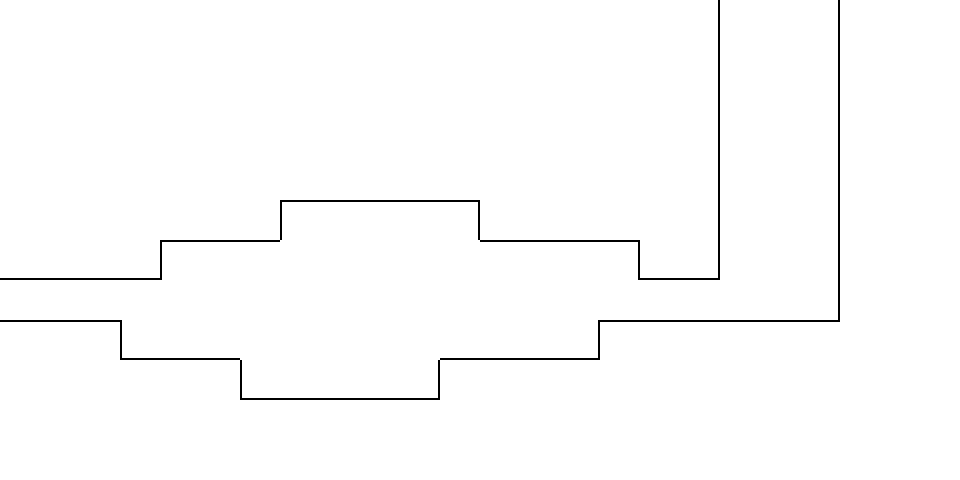

A 2D game scene composited from a Tiled map and its tileset images. What follows is a short description and the map's XML, with every tile layer's data as written:
An orthogonal 24x12 tile map with 40x40 px tiles, 1 tile layer (Tile Layer 1) and 17 objects (2x transition, enemy, entry, spawn, entry_2).

<map version="1.9" tiledversion="1.9.0" orientation="orthogonal" renderorder="right-down" width="24" height="12" tilewidth="40" tileheight="40" infinite="0" nextlayerid="5" nextobjectid="19">
 <editorsettings>
  <export target="desssecondhalf.lua" format="lua" />
 </editorsettings>
 <properties>
  <property name="border" value="white" />
  <property name="music" value="gimmieyourwalletmiss" />
  <property name="name" value="Dess - THE SECOND HALF" />
 </properties>
 <tileset firstgid="1" source="../../tilesets/whitespace.tsx" />
 <layer id="1" name="Tile Layer 1" width="24" height="12">
  <data encoding="csv">
5,5,5,5,5,5,5,5,5,5,5,5,5,5,5,5,5,6,5,5,6,5,5,5,
5,5,5,5,5,5,5,5,5,5,5,5,5,5,5,5,5,6,5,5,6,5,5,5,
5,5,5,5,5,5,5,5,5,5,5,5,5,5,5,5,5,6,5,5,6,5,5,5,
5,5,5,5,5,5,5,5,5,5,5,5,5,5,5,5,5,6,5,5,6,5,5,5,
5,5,5,5,5,5,5,5,5,5,5,5,5,5,5,5,5,6,5,5,6,5,5,5,
5,5,5,5,5,5,5,1,2,2,2,3,5,5,5,5,5,6,5,5,6,5,5,5,
8,8,8,8,1,2,2,5,5,5,5,5,2,2,2,3,8,9,5,5,6,5,5,5,
5,5,5,5,5,5,5,5,5,5,5,5,5,5,5,5,5,5,5,5,6,5,5,5,
2,2,2,7,8,8,5,5,5,5,5,8,8,8,9,2,2,2,2,2,2,5,5,5,
5,5,5,5,5,5,7,8,8,8,9,5,5,5,5,5,5,5,5,5,5,5,5,5,
5,5,5,5,5,5,5,5,5,5,5,5,5,5,5,5,5,5,5,5,5,5,5,5,
5,5,5,5,5,5,5,5,5,5,5,5,5,5,5,5,5,5,5,5,5,5,5,5
</data>
 </layer>
 <objectgroup color="#0000ff" id="2" name="collision">
  <object id="1" x="0" y="240" width="160" height="40" />
  <object id="2" x="160" y="200" width="120" height="40" />
  <object id="3" x="280" y="160" width="200" height="40" />
  <object id="4" x="480" y="200" width="160" height="40" />
  <object id="5" x="640" y="0" width="80" height="280" />
  <object id="6" x="840" y="0" width="40" height="320" />
  <object id="7" x="600" y="320" width="240" height="40" />
  <object id="8" x="440" y="360" width="160" height="40" />
  <object id="9" x="240" y="400" width="200" height="40" />
  <object id="10" x="120" y="360" width="120" height="40" />
  <object id="11" x="0" y="320" width="120" height="40" />
 </objectgroup>
 <objectgroup color="#ff00ff" id="3" name="objects">
  <object id="12" name="enemy" x="560" y="280" width="40" height="40">
   <properties>
    <property name="actor" value="ufoofdoom" />
    <property name="aura" type="bool" value="false" />
    <property name="chase" type="bool" value="false" />
    <property name="encounter" value="ufoofdooms" />
    <property name="once" type="bool" value="true" />
    <property name="pacetype" value="verticalswing" />
    <property name="swingdiv" type="float" value="4" />
    <property name="swinglength" type="float" value="40" />
   </properties>
  </object>
  <object id="13" name="transition" x="680" y="-40" width="200" height="40">
   <properties>
    <property name="map" value="dessstuff/dessend" />
    <property name="marker" value="entry" />
   </properties>
  </object>
  <object id="14" name="transition" x="-40" y="240" width="40" height="120">
   <properties>
    <property name="map" value="dessstuff/dessfirsthalf" />
    <property name="marker" value="entry_2" />
   </properties>
  </object>
 </objectgroup>
 <objectgroup color="#7f00ff" id="4" name="markers">
  <object id="15" name="entry" x="40" y="310">
   <point />
  </object>
  <object id="16" name="spawn" x="340" y="310">
   <point />
  </object>
  <object id="17" name="entry_2" x="780" y="80">
   <point />
  </object>
 </objectgroup>
</map>
